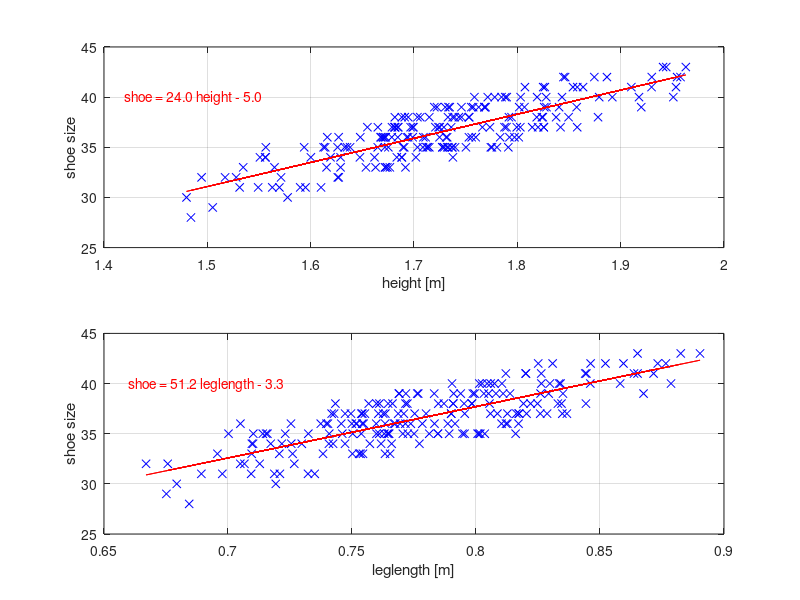
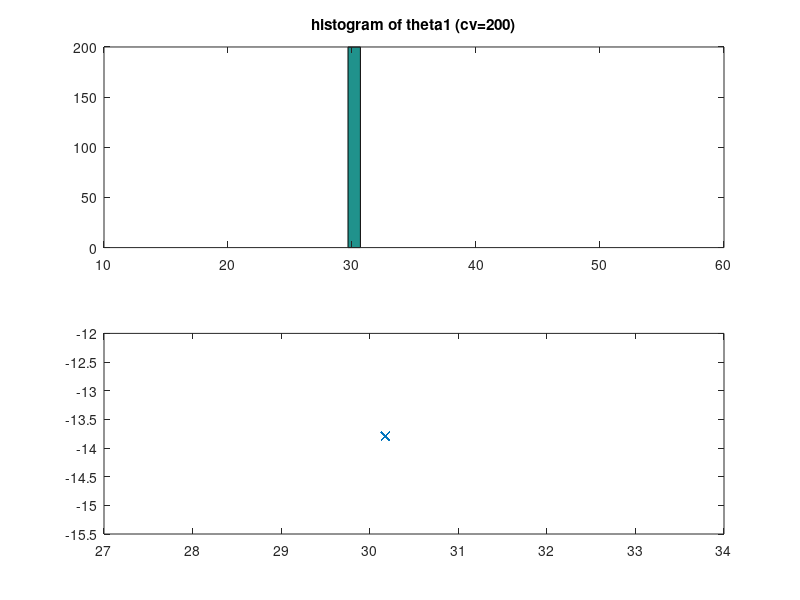

Here is the MATLAB script that generated these plots, in order:
close all; clear

load shoedata.mat

% Plot  data
figure(1)
subplot(211)
plot(height,shoe,'bx')
xlabel('height [m]')
ylabel('shoe size')
hold on; grid on
subplot(212)
plot(leg,shoe,'bx')
xlabel('leglength [m]')
ylabel('shoe size')
hold on; grid on

% Fit linear lines to data
subplot(211); 
p1 = polyfit(height,shoe,1)
Ypred1 = polyval(p1,height);
plot(height,Ypred1,'r')
text(1.42,40,'shoe = 24.0 height - 5.0','color','red')

subplot(212); 
p2 = polyfit(leg,shoe,1)
Ypred2 = polyval(p2,leg);
plot(leg,Ypred2,'r')
text(0.66,40,'shoe = 51.2 leglength - 3.3','color','red')


%%
% Standard LS estimation
% Using height and leg data and estimate also a bias
% The resulting estimated theta seems strange, can you explain the problem?

Y = shoe; 
%X1 = [height ones(N,1)];
%X2 = [leg    ones(N,1)];
X = [height leg ones(N,1)];     % Using both height and leglength
theta = X\Y                     % Solution to normal equations

YpredLS = X*theta;
rmsLS = sqrt(mean((YpredLS-Y).^2))

%%
% Linear regression analysis
%  training N times on different subset of data
%  removing mean values from LS estimation, will estimate Y-mean(Y)
%  Can add back mean value in Ypred later

thetav = zeros(2,N); 
Ypred = zeros(N,1);
for k = 1:N
    ind = [1:k-1 k:N];
    ms = mean(shoe(ind));
    mh = mean(height(ind));
    ml = mean(leg(ind));
    Yk = shoe(ind)-ms;
    Xk = [height(ind)-mh leg(ind)-ml];
    gamma = 0;      % what does this parameter do ?
    thetahat = inv(Xk'*Xk + gamma*eye(2))*Xk'*Yk;  
    Ypred(k) = Xk(k,:)*thetahat+ms;
    thetav(:,k) = thetahat;
end

% Uncomment this to study results

rmseLOOCV  = sqrt(mean((Ypred-Y).^2))      % Leave-one-out CV performance
rmse1 = sqrt(mean((Ypred1-Y).^2))     
rmse2 = sqrt(mean((Ypred2-Y).^2))

% 
figure(3)
subplot(211)
hist(thetav(1,:),40)
title('histogram of theta1 (cv=200)')
subplot(212)
hist(thetav(2,:),40)
title('histogram of theta2 (cv=200)')
    
% Hint: Any ideas from the results of this ?
 svd(Xk'*Xk)

% figure(5)
 plot(thetav(1,:), thetav(2,:),'x')


    